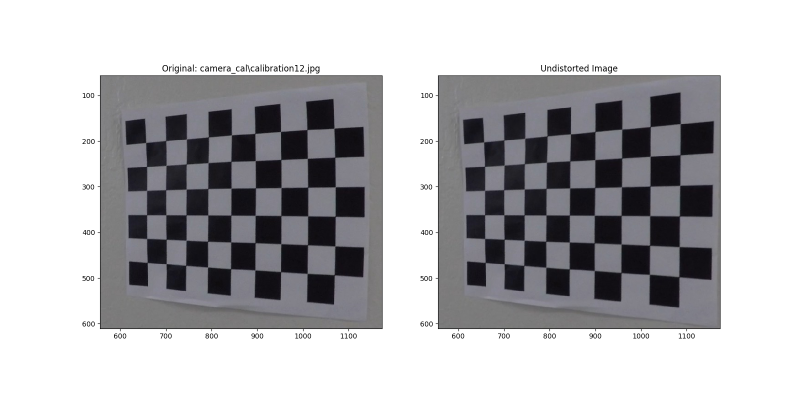
#> input picture output_images/original_vs_calibratted_chessboard.png, 1600 x 800 px (shown at 1/2 size)
$ python -i advancedLaneLines.py   (imports and definitions only)   (older library calls are emulated)
#> lines starting #> are read from the running program, lines starting #| are printed output that depends on the picture; after the words box and inside, x2 and y2 are one past the last pixel; in counts of white or black regions, pixels touching at a corner belong together
import cv2
import glob
import numpy as np
from scipy import ndimage
import random
import PIL
from PIL import Image
import matplotlib.pyplot as plt
import matplotlib.image as mpimg
from moviepy.editor import VideoFileClip


####  ~~~~~~~~~~~~~~~~~~~~~~~~~~~~~~~~~~~~~~~ Part A: Help Functions ~~~~~~~~~~~~~~~~~~~~~~~~~~~~~~~~~~  ####
### plot_dist_vs_undist: plot an image before and after we calibrated the camera
###   Input:
###		img_dist: original image in RGB.
###		img_undist: image after calibration in RGB.
###		corners: Indication if we are dealing with the Chessboard. If so this variable will hold the corners of the Chessboard.
###     title: string for the title
###
###   Output:
###      save the figure.
# [43 lines left out: functions plot_dist_vs_undist, get_object_grid, not called in this run]


### find_calibration_params: Find the calibration parameters, using the given calibration images
###   Note: not all the images that were given to us were 9x6 images (3/20). We made some changes to use also the other images
###   Input:
###		nx: nominal number of corners in the x-axis. we will also check up to -dn around it
###		ny: nominal number of corners in the y-axis. we will also check up to -dn around it
###		dn: the maximal delta we will ad to each axis
###     plot_en: after we finish with the calibration we choose a random calibration image and we plot the original image and the image after we calibrated it.
###
###   Output:
###      image: the final image. In a RGB format.
def find_calibration_params(nx, ny, dn, plot_en=False):
#> further down, picture is the input picture: shape (800, 1600, 3); mean B, G, R 183.7, 181.1, 181.5
	print('---> Start Calibration')
	# Read all the calibration images
	imgs_fnames = glob.glob('camera_cal/calibration*.jpg')

	# Arrays to store object points and image points from all the images.
	obj_points = [] # 3d points in real world space
	img_points = [] # 2d points in image plane.

	dn_vec = np.mgrid[-dn:1, -dn:1].T.reshape(-1,2)          # we will also check around nx,ny.
	dn_vec = np.flipud(dn_vec)                               # we will start with the original nx,ny
	for fname in imgs_fnames:
		img = cv2.imread(fname)                              # read each image (the image will be in BGR)
		gray = cv2.cvtColor(img, cv2.COLOR_BGR2GRAY)         # convert image to gray
		for d in dn_vec:
			ret, corners = cv2.findChessboardCorners(gray, (nx+d[0],ny+d[1]), None)  # find the corners in the given image
			if ret==True:                                  # found corners, so lets append them to the obj_points
				objp = get_object_grid(nx+d[0],ny+d[1])    # objp is NOT the same for all pictures
				obj_points.append(objp)                    # append objp to the total list
				img_points.append(corners)                 # corners we found in this image
				break

	print('\t-->Calibrate on {} images out of {} images'.format(len(img_points), len(imgs_fnames)))
	ret, mtx, dist, rvecs, tvecs = cv2.calibrateCamera(obj_points, img_points, gray.shape[::-1], None, None)

	# Choose a random calibration image and we plot the original image and the image after we calibrated it
	if plot_en:
		idx = np.random.randint(low=0, high=len(imgs_fnames))      # choose a random calibration image
		img = cv2.imread(imgs_fnames[idx])                         # read the image
		img = cv2.cvtColor(img,cv2.COLOR_BGR2RGB)                  # Switch to RGB format
		dst = cv2.undistort(img, mtx, dist, None, mtx)             # undistorted image

		plot_dist_vs_undist(img, dst, corners=img_points[idx], title=imgs_fnames[idx])
	return ret, mtx, dist, rvecs, tvecs


### calibrate_road_image: calibrate and save a random example for a road image using the calibration parameters from the chessboard calibration
###   Input:
###		img: input (distorted) image. if None we will read it from the test_images folder
###		mtx: the camera matrix
###		dist: distortion coefficients
###		idx: the index of the image we want from the test images (0-5) or straight_lines images (0-1). None - for random index.
###		fname: the string at the start of the files name
###		plot_en: if we want to plot the original image and the calibrated image
###
###   Output:
###      dst: the undistorted image.
###      save the image before and after calibration.
# [15 lines left out: function calibrate_road_image, not called in this run]


### sobel_binary_th: apply sobel on the gray image on x-axis and y-axis.
###                     Then we use 4 different thresholds on |sobel_x|,|sobel_y|,|sobel|,abg(sobel) to get a binary picture with the lane lines
###                     out = (|sobel_x|&|sobel_y|) | (|sobel|&abg(sobel))
###   Input:
###		rgb_img: rgb image
###		kernel_size: kernel size of the sobel. default is 3
###		plot_en: plot the grey sacle image, the final result in binary image and a colored image of each of the components (sobel_x, |sobel|, ang_sobel)
###
###   Output:
###      b_sobel_total: binary image after all the thresholds were applied.
def sobel_binary_th(rgb_img, kernel_size=3, plot_en=False):
	#print('\t--> Start Sobel Binary Threshold')
	# 1) convert to gray scale
#> called with kernel_size = 3, plot_en = False
	gray_img = cv2.cvtColor(rgb_img, cv2.COLOR_RGB2GRAY)               # convert to gray scale

	# 2) Now we calculate all the sobels and sobel functions we need
	sobel_x = cv2.Sobel(gray_img, cv2.CV_64F, 1, 0, ksize=kernel_size) # sobel on x-axis
	sobel_y = cv2.Sobel(gray_img, cv2.CV_64F, 0, 1, ksize=kernel_size) # sobel on y-axis
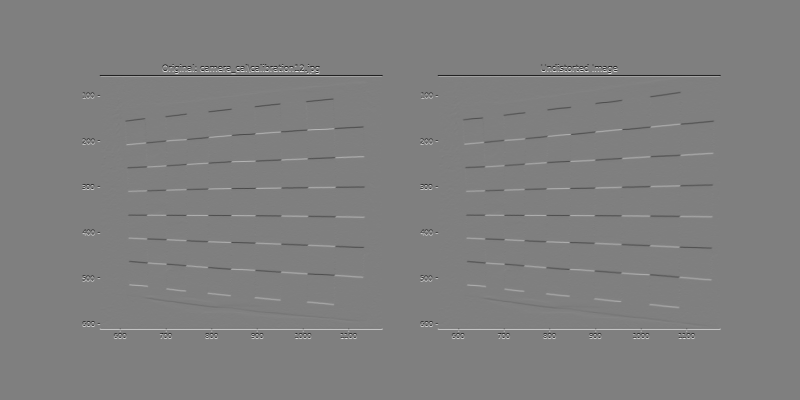
#> sobel_y: shape (800, 1600) float64 (shown at 1/2 size); min -1020, max 1020, mean 0; drawn with min black and max white
	abs_sobel_x = np.absolute(sobel_x)                             # |sobel_x|
	abs_sobel_x = np.uint8(255*abs_sobel_x/np.max(abs_sobel_x))    # scale |sobel_x|
	abs_sobel_y = np.absolute(sobel_y)                             # |sobel_y|
	abs_sobel_y = np.uint8(255*abs_sobel_y/np.max(abs_sobel_y))    # scale |sobel_y|
	mag_sobel = np.sqrt(sobel_x**2 + sobel_y**2)                   # |sobel| = sqrt(sobel_x^2 + sobel_y^2)
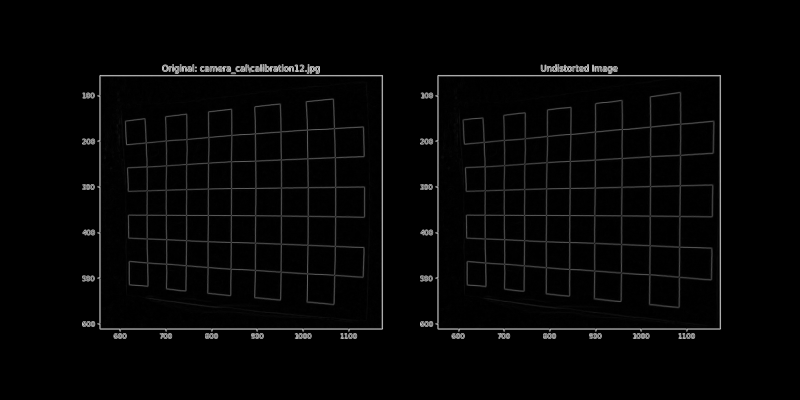
#> mag_sobel: shape (800, 1600) float64 (shown at 1/2 size); min 0, max 1123.2, mean 24.9; drawn with min black and max white
	mag_sobel = np.uint8(255*mag_sobel/np.max(mag_sobel))          # scale |sobel|
	# for the angle we use a larger kernel_size to reduce noise
	sobel_x_lpf = cv2.Sobel(gray_img, cv2.CV_64F, 1, 0, ksize=(5*kernel_size))      # sobel on x-axis with bigger kernel
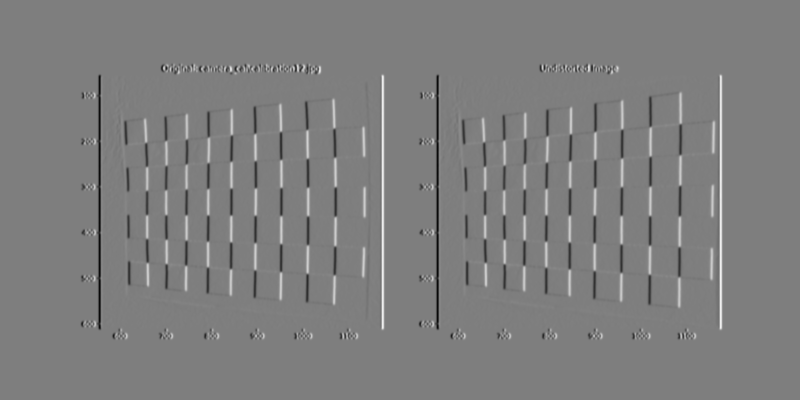
#> sobel_x_lpf: shape (800, 1600) float64 (shown at 1/2 size); min -4.7e+09, max 4.76e+09, mean 0; drawn with min black and max white
	sobel_y_lpf = cv2.Sobel(gray_img, cv2.CV_64F, 0, 1, ksize=(5*kernel_size))      # sobel on y-axis with bigger kernel
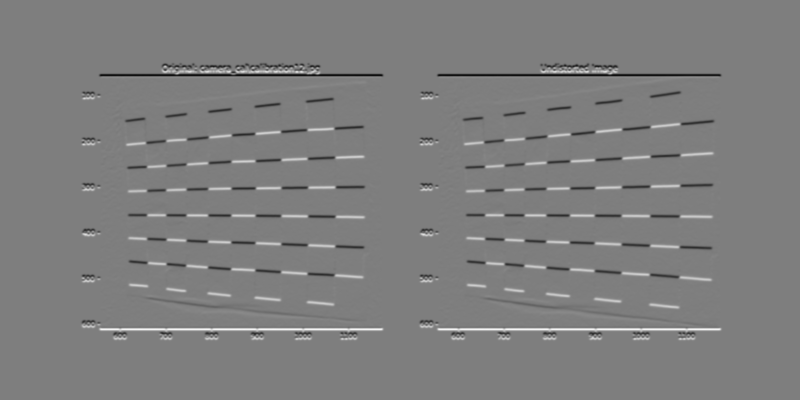
#> sobel_y_lpf: shape (800, 1600) float64 (shown at 1/2 size); min -4.64e+09, max 4.72e+09, mean 0; drawn with min black and max white
	ang_sobel = np.arctan2(np.absolute(sobel_y_lpf), np.absolute(sobel_x_lpf))      # abg(sobel) [-pi,pi)
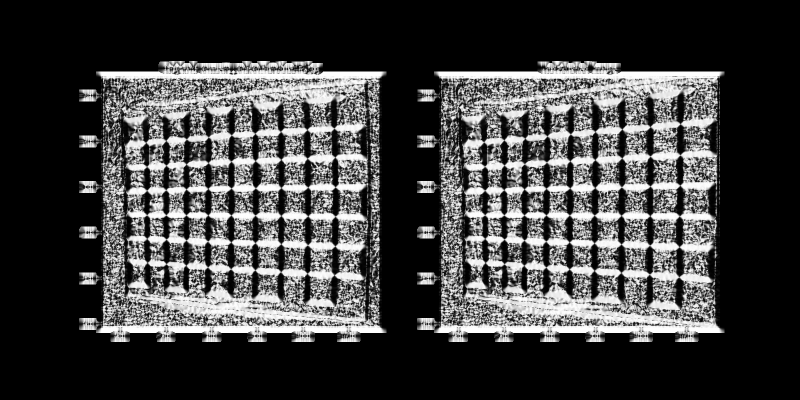
#> ang_sobel: shape (800, 1600) float64 (shown at 1/2 size); min 0, max 1.57, mean 0.398; drawn with min black and max white

	# we put in a list all the sobels we will use
	all_sobel_name=['abs_sobel_x','abs_sobel_y','mag_sobel','ang_sobel']
	all_sobel=[abs_sobel_x,abs_sobel_y,mag_sobel,ang_sobel]

	# 3) creating binary images - each will threshold a different sobel information
	#    We start by setting the thresholds
	all_th_en=['th', 'all_ones', 'all_zeros', 'all_zeros'] # threshold enablers: "all zeros", "all ones" or to use the threshols
	all_th = np.array([[30,200], [80,100], [70,100], [0.7, 1.3]]) # the threshold for each sobel function

	b_all_sobel = [] # a list of the binary sobels after we use the threshold
	for i in range(len(all_sobel)):
		if ('all_ones' == all_th_en[i]):                            # all ones
			b_all_sobel.append(np.ones_like(all_sobel[i]))
			#print('\t\t{}: all Ones'.format(all_sobel_name[i]))
		elif ('all_zeros' == all_th_en[i]):                         # all zeros
			b_all_sobel.append(np.zeros_like(all_sobel[i]))
			#print('\t\t{}: all Zeros'.format(all_sobel_name[i]))
		else:                                                       # normal threshold
			b_sobel = np.zeros_like(all_sobel[i])
			b_sobel[(all_sobel[i] >= all_th[i,0]) & (all_sobel[i] <= all_th[i,1])] = 1    # apply threshold
			b_all_sobel.append(b_sobel)
#> this loop made 4 passes
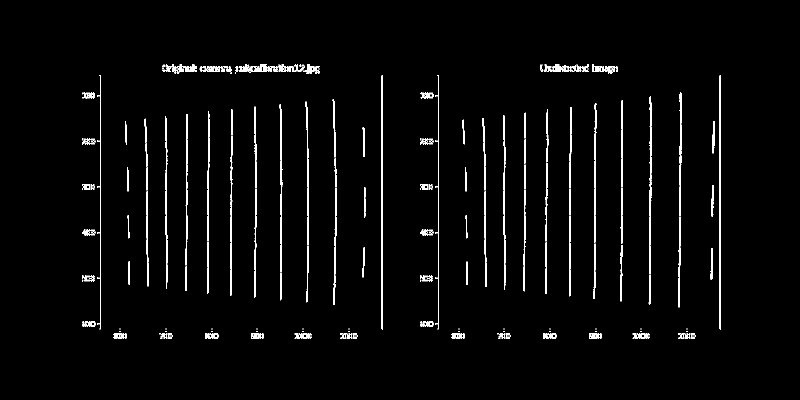
#> b_sobel: shape (800, 1600) (shown at 1/2 size); values 0 (black) and 1 (white), 2.6% white; 336 white regions (148 under 20 px), largest, box (x1, y1, x2, y2) and area: (1138, 214, 1143, 593) 1052, (199, 150, 202, 659) 1032, (875, 150, 878, 659) 1032
#> after the loop, b_all_sobel = 4 items


	# 4) combine all the binary images
	b_sobel_ax = np.zeros_like(b_all_sobel[0])
#> b_sobel_ax: shape (800, 1600); every value is 0
	b_sobel_ax[(b_all_sobel[0] == 1) & (b_all_sobel[1] == 1)] = 1
	b_sobel_mag_ang = np.zeros_like(b_all_sobel[2])
	b_sobel_mag_ang[(b_all_sobel[2] == 1) & (b_all_sobel[3] == 1)] = 1
	b_sobel_total = np.zeros_like(b_sobel_ax)
	b_sobel_total[(b_sobel_ax == 1) | (b_sobel_mag_ang == 1)] = 1

	if plot_en: # plot the binary image and the colored binary components
		color_binary = np.dstack((b_sobel_ax, np.zeros_like(b_sobel_ax), b_sobel_mag_ang))
		plt.figure(figsize=(16,8))
		plt.subplot(1,3,1)
		plt.imshow(gray_img, cmap='gray')
		plt.title('Gray image')
		plt.subplot(1,3,2)
		plt.imshow(255*color_binary)
		plt.title('Sobel breakdown (r=sobel_ax, b=mag_ang(sobel))')
		plt.subplot(1,3,3)
		plt.imshow(b_sobel_total, cmap='gray')
		plt.title('Binary after sobel th')


		plt.savefig('output_images/applay_sobel_th.png')

	return b_sobel_total


### color_binary_th: apply color threshold on the different channels in the RGB, HLS color space
###                    out = (r_channel | s_channel)
###   Input:
###		rgb_img: rgb image
###		plot_en: plot the undistorted image, the final result in binary image and the colored binary of those two threshold.
###
###   Output:
###      b_color_total: binary image after all the thresholds were applied.
def color_binary_th(rgb_img, plot_en=False):
	#print('\t--> Start Color Binary Threshold')
	# 1) take the relevant channels: red, Saturation
#> called with plot_en = False
	r_img = rgb_img[:,:,0]                                       # Red channel
	s_img = cv2.cvtColor(rgb_img, cv2.COLOR_RGB2HLS)[:,:,2]      # Saturation channel
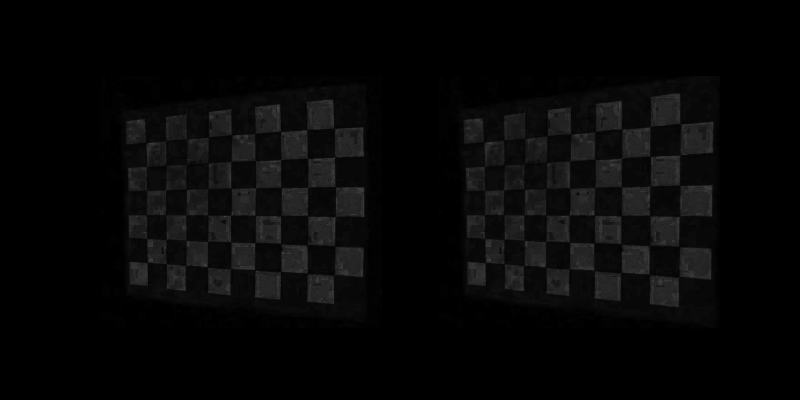
#> s_img: shape (800, 1600) (shown at 1/2 size); min 0, max 93, mean 6.9
	# we put in a list all the channels we will use
	all_clr_name=['red','sat']
	all_clr=[r_img,s_img]

	# 2) creating binary images - each will threshold a different channel
	#    We start by setting the thresholds
	all_th_en=['all_zeros', 'th'] # threshold enablers: "all zeros", "all ones" or to use the threshols
	all_th = np.array([[170,255], [175,230]]) # the threshold for each channel
#> all_th = [[170, 255], [175, 230]]

	b_all_clr = [] # a list of the binary channels after we use the threshold
	for i in range(len(all_clr)):
		if ('all_ones' == all_th_en[i]):                            # all ones
			b_all_clr.append(np.ones_like(all_clr[i]))
			#print('\t\t{}: all Ones'.format(all_clr_name[i]))
		elif ('all_zeros' == all_th_en[i]):                         # all zeros
			b_all_clr.append(np.zeros_like(all_clr[i]))
			#print('\t\t{}: all Zeros'.format(all_clr_name[i]))
		else:                                                       # normal threshold
			b_clr = np.zeros_like(all_clr[i])
			b_clr[(all_clr[i] >= all_th[i,0]) & (all_clr[i] <= all_th[i,1])] = 1    # apply threshold
			b_all_clr.append(b_clr)
#> this loop made 2 passes
#> after the loop, b_all_clr = 2 items


	# 4) combine all the binary images
	b_clr_total = np.zeros_like(b_all_clr[0])
	b_clr_total[(b_all_clr[0] == 1) | (b_all_clr[1] == 1)] = 1

	if plot_en: # plot the binary image and the colored binary components
		color_binary = np.dstack((b_all_clr[0], np.zeros_like(b_all_clr[0]), b_all_clr[1]))
		plt.figure(figsize=(16,8))
		plt.subplot(1,3,1)
		plt.imshow(rgb_img)
		plt.title('Original image')
		plt.subplot(1,3,2)
		plt.imshow(255*color_binary)
		plt.title('Channel breakdown (r=red, b=sat)')
		plt.subplot(1,3,3)
		plt.imshow(b_clr_total, cmap='gray')
		plt.title('Binary after color th')

		plt.savefig('output_images/applay_color_th.png')

	return b_clr_total


### apply_binary_th: apply the following thresholds:
###                    - sobel (all kind of functions)
###                    - color channel threshold in different color space
###                        out = (sobel | color)
###   Input:
###		rgb_img: rgb image
###		plot_en: plot the undistorted image, the final result in binary image and the colored binary of those two threshold.
###
###   Output:
###      b_total: binary image after all the thresholds were applied
def apply_binary_th(rgb_img, plot_en=False):
	#print('---> Start Binary Threshold')

	b_sobel_undist_img = sobel_binary_th(rgb_img, kernel_size=3, plot_en=plot_en) # b_ stands for binary
	b_color_undist_img = color_binary_th(rgb_img, plot_en=plot_en) # b_ stands for binary

	# combine all the binary images
	b_total = np.zeros_like(b_sobel_undist_img)
	b_total[(b_sobel_undist_img == 1) | (b_color_undist_img == 1)] = 1


	if plot_en: # plot the binary image and the colored binary components
		color_binary = np.dstack((b_sobel_undist_img, np.zeros_like(b_total),b_color_undist_img))
		plt.figure(figsize=(16,8))
		plt.subplot(1,3,1)
		plt.imshow(rgb_img)
		plt.title('Original image')
		plt.subplot(1,3,2)
		plt.imshow(255*color_binary)
		plt.title('Channel breakdown (r=sobel, b=color)')
		plt.subplot(1,3,3)
		plt.imshow(b_total, cmap='gray')
		plt.title('Binary after sobel&color th')

		plt.savefig('output_images/binary_final.png')

	return b_total


### find_birdeye_matrix: Calc the bird-eye Tarnsform Matrix (and the inverse)
###                      We will look on both images we have "straight_lines" and average the output
###   Input:
###		M_op: wich matrix we want to return: 0-average on both straight_lines images. 1:straight_lines1, 2: straight_lines2
###		plot_en: plot the original image and the bird-eye image (for both pictures we have)
###			mtx: calibration matrix. if we want to plot the straight_lines images we will need the calibration matrix
###			dist: distortion coefficients. if we want to plot the straight_lines images we will need the distortion coefficients
###
###   Output:
###      M: The tarnsform Matrix (normal to bird-eye)
###      M_inv: The inverse tarnsform Matrix (bird-eye to normal)
# [321 lines left out: functions find_birdeye_matrix, calc_curve_offset, is_good_lanes, fit_lane_line, draw_lane_lines, not called in this run]


####  ~~~~~~~~~~~~~~~~~~~~~~~~~~~~~~~~~~~~~~~ Part B: PreProcessing - calibration and birteye ~~~~~~~~~~~~~~~~~~~~~~~~~~~~~~~~~~  ####
###
### Stage 1: We will find the calibration parameters, and test it one the test image
### 		 We will plot an example on the chessboard
# [1 line that did not run here, left out]

###
### Stage 2: We will calculate the birdeye transform matrix (and its inverse):
### 		 We will plot an example on the straight_lines images
# [1 line that did not run here, left out]


####  ~~~~~~~~~~~~~~~~~~~~~~~~~~~~~~~~~~~~~~~ Part C: Main Pipeline ~~~~~~~~~~~~~~~~~~~~~~~~~~~~~~~~~~  ####
### process_image: This is the main pipeline. we take the input rgb image, estimate the lane lines and draw them on the image
###   Input:
###		img: the input RGB image
###		single_img: single image or video mode
###		fname: relevant for single mode - just to print the image we worked on
###
###   Output:
###       result: the image with the lane lines estimation
# [76 lines left out: function process_image, not called in this run]


####  ~~~~~~~~~~~~~~~~~~~~~~~~~~~~~~~~~~~~~~~ Part D: Using the Pipeline on a single image or on a video ~~~~~~~~~~~~~~~~~~~~~~~~~~~~~~~~~~  ####
single_img_en = False  # enable single image
video_en = True        # enable the video

###
### Single image
# [15 lines not run here, left out]

>>> import cv2
>>> picture = cv2.imread('output_images/original_vs_calibratted_chessboard.png')
>>> result = apply_binary_th(picture)
